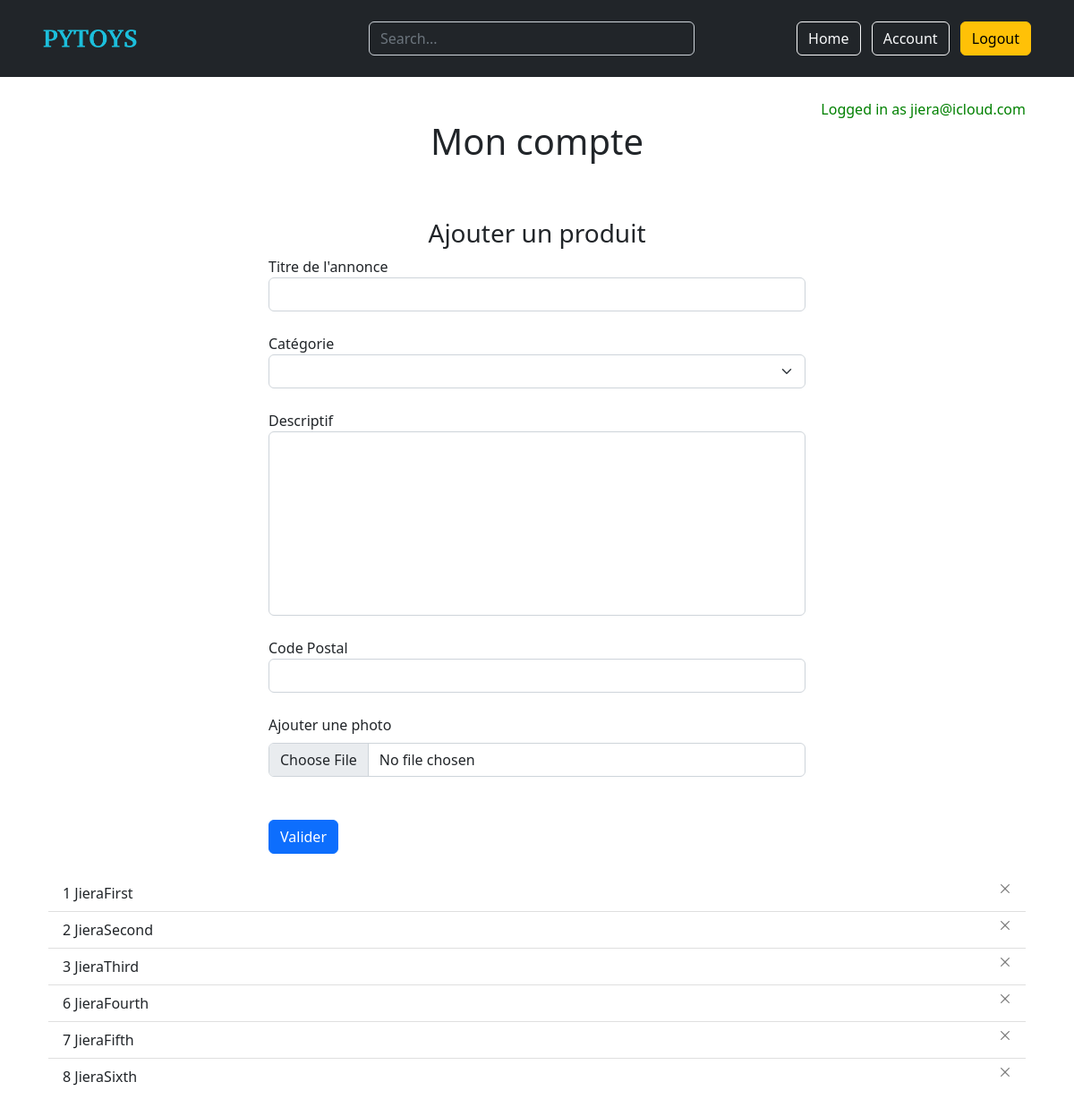
Page /account (signed in) on the committed database.
### website/models.py (models this page shows)
class User(db.Model, UserMixin):
    id = db.Column(db.Integer, primary_key=True)
    email = db.Column(db.String(150), unique=True)
    password = db.Column(db.String(150))
    first_name = db.Column(db.String(150))
    products = db.relationship('Product')

class Product(db.Model):
    id = db.Column(db.Integer, primary_key=True)
    title = db.Column(db.String(100))
    pictures = db.Column(db.String(500)) # Maybe to be created as own model with relationship to this one
    description = db.Column(db.String(5000))
    city = db.Column(db.String(150))
    category = db.Column(db.String(100))
    shipping_fee = db.Column(db.Integer)
    date = db.Column(db.DateTime(timezone=True), default=func.now())
    user_id = db.Column(db.Integer, db.ForeignKey('user.id'))

### website/views.py (the view, shortened to what this page needs)
@views.route('/account', methods=['POST', 'GET'])
def upload_file():
    return render_template("account.html", user=current_user)

### website/__init__.py (called while the page is built)
def create_app():
    app = Flask(__name__)
    app.config['SECRET_KEY'] = 'zajeoazu!ecàapzh'
    app.config['SQLALCHEMY_DATABASE_URI'] = f'sqlite:///{DB_NAME}'
    app.config['UPLOAD_FOLDER'] = UPLOAD_FOLDER
    db.init_app(app)
    from .views import views
    from .auth import auth
    app.register_blueprint(views, url_prefix="/")
    app.register_blueprint(auth, url_prefix="/")
    from .models import User, Product
    create_database(app)
    login_manager = LoginManager()
    login_manager.login_view = 'auth.login'
    login_manager.init_app(app)
    @login_manager.user_loader
    def load_user(id):
        return User.query.get(int(id))
    return app

### website/templates/account.html (shortened to what this page needs)
{% extends "base.html" %}
{% block content %}
    <div class="container my-4">
        <div align="right" style="color: green;">Logged in as {{ user.email }}</div>
        <h1 align="center">Mon compte</h1>
        <br />
        <form method="POST" enctype="multipart/form-data">
            <div style="max-width:600px; margin:auto;">
                <h3 align="center" style="margin-top:30px">Ajouter un produit</h3>
                <div class="form-group">
                    <label for="product-title">Titre de l'annonce</label>
                    <input type="text" class="form-control" id="product-title" name="product-title" required="true"/>
                </div>
                <br />
                <label for="product-category">Catégorie</label>
                <select class="form-select" aria-label="Default select example" name="product-category">
                    <option selected></option>
                    <option value="Jouets">Jouets</option>
                </select>
                <br />
                <div class="form-group">
                    <label for="product-description">Descriptif</label>
                    <textarea name="product-description" class="form-control" id="product-description" name="product-description" rows="8" style="resize:none;"/></textarea>
                </div>
                <br />
                <div class="form-group">
                    <label for="product-city">Code Postal</label>
                    <input type="text" class="form-control" id="product-city" name="product-city" required="true"/>
                </div>
                <br />
                <label class="form-label" for="customFile">Ajouter une photo</label>
                <input type="file" class="form-control" id="customFile" name="file"/>
                <br /><br />
                <button type="submit" class="btn btn-primary">Valider</button>
            </div>
        </form>
        <br />
        <ul class="list-group list-group-flush" id="products">
            {% for product in user.products %}
            <li class="list-group-item d-flex justify-content-between">{{ product.id }} {{ product.title }}
                <button type="button" class="btn-close" style="font-size:10px" aria-label="Close" onClick="deleteProduct({{ product.id }})"></button>
            </li>
            {% endfor %}
        </ul>
    </div>
{% endblock%}

### rows in the picture
User: email "jiera@icloud.com"
Product: id "1", title "JieraFirst"
Product: id "2", title "JieraSecond"
Product: id "3", title "JieraThird"
Product: id "6", title "JieraFourth"
Product: id "7", title "JieraFifth"
Product: id "8", title "JieraSixth"
